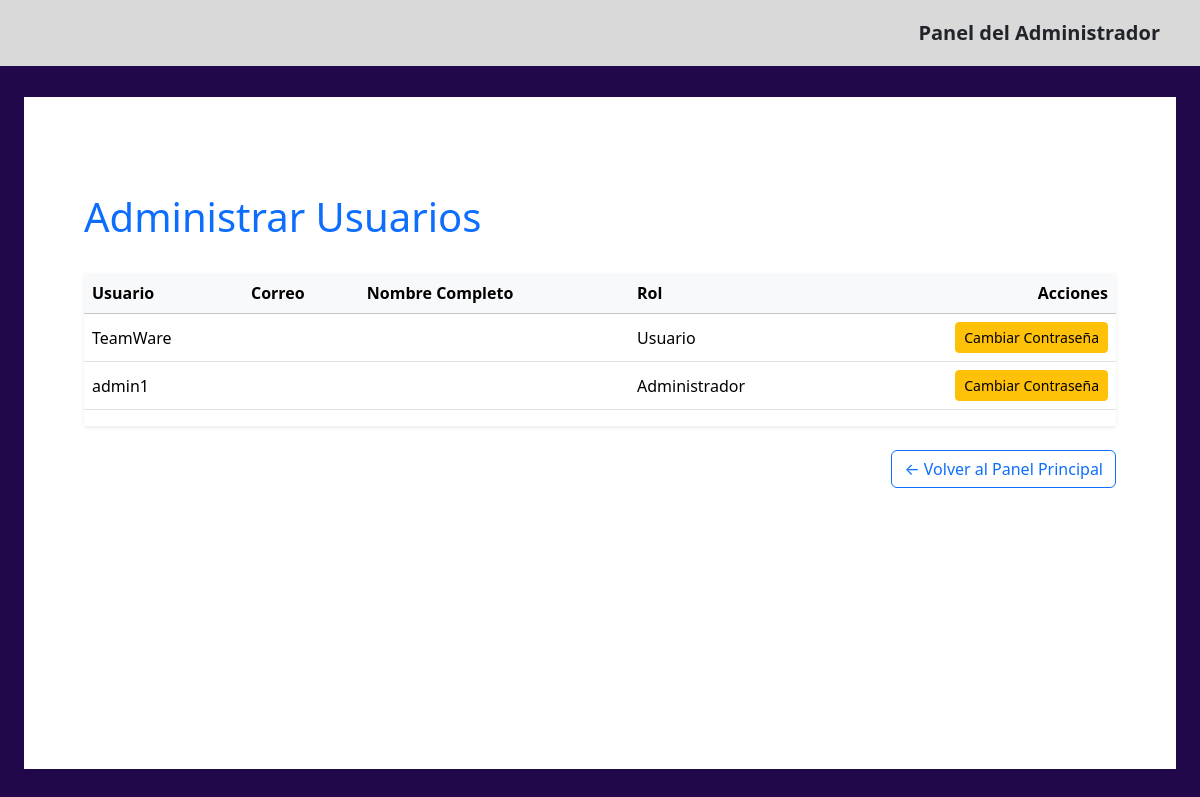
Before: /admin-panel/usuarios/ with the older database file.
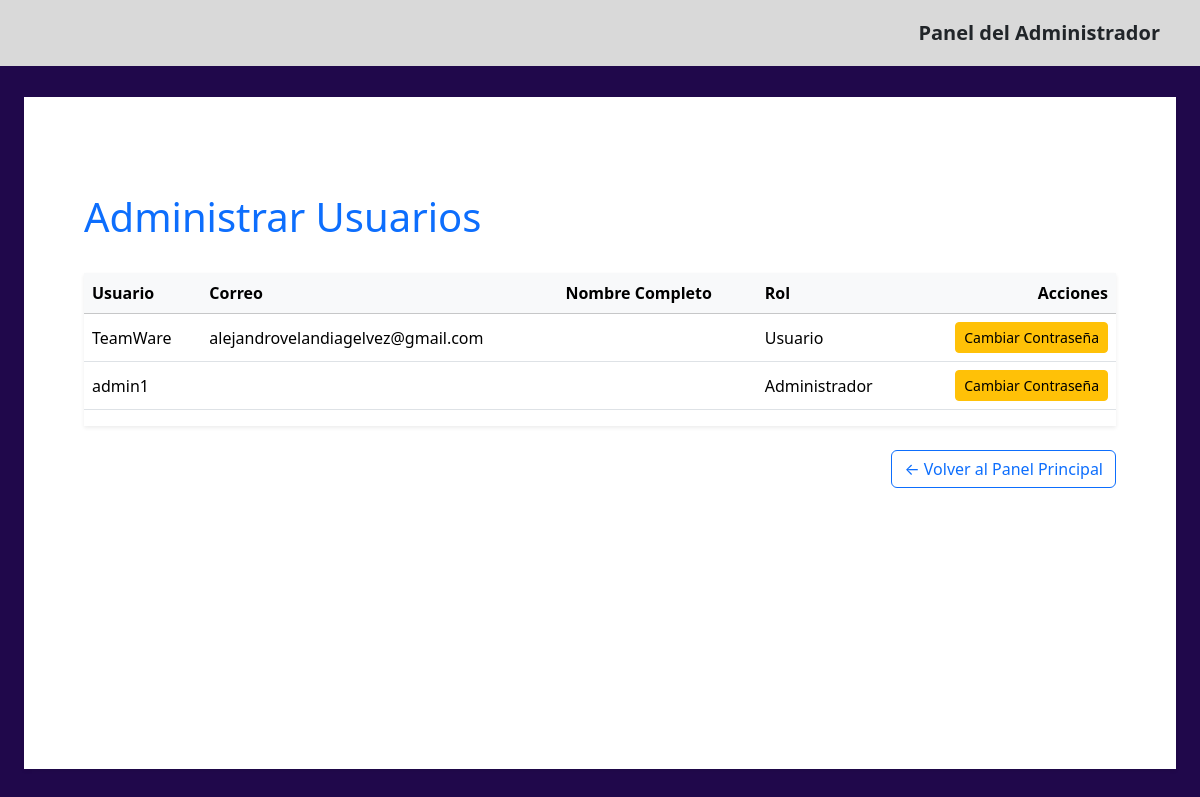
After: the same page with the newer database file.
### sistema/models.py (models this page shows, shortened)
class Usuario(AbstractUser): #Usuario: TeamWare Contraseña: alejo123
    ROL_CHOICES = [
        ('admin', 'Administrador'),
        ('usuario', 'Usuario'),
    ]
    rol = models.CharField(max_length=20, choices=ROL_CHOICES, default='usuario')

### sistema/views.py (the view, shortened to what this page needs)
# urls.py: path('admin-panel/usuarios/', views.admin_panel_usuarios, name='admin_panel_usuarios'),
def admin_panel_usuarios(request):
    usuarios = Usuario.objects.all()
    return render(request, 'admin_panel_usuarios.html', {'usuarios': usuarios})

### sistema/templates/admin_panel_usuarios.html (shortened to what this page needs)
{% extends "base2.html" %}
{% load static %}
{% block content %}
<div class="container mt-5">
    <div class="d-flex justify-content-between align-items-center mb-4">
        <h1 class="text-primary">Administrar Usuarios</h1>
    </div>
    <div class="table-responsive shadow-sm">
        <table class="table table-hover align-middle">
            <thead class="table-light">
                <tr>
                    <th>Usuario</th>
                    <th>Correo</th>
                    <th>Nombre Completo</th>
                    <th>Rol</th>
                    <th class="text-end">Acciones</th>
                </tr>
            </thead>
            <tbody>
                {% for usuario in usuarios %}
                <tr>
                    <td>{{ usuario.username }}</td>
                    <td>{{ usuario.email }}</td>
                    <td>{{ usuario.first_name }} {{ usuario.last_name }}</td>
                    <td>{{ usuario.get_rol_display }}</td>
                    <td class="text-end">
                        <button class="btn btn-sm btn-warning" data-bs-toggle="modal"
                                data-bs-target="#changePasswordModal{{ usuario.id }}">
                            Cambiar Contraseña
                        </button>
                    </td>
                </tr>
                {% endfor %}
            </tbody>
        </table>
    </div>
    <div class="mt-4 text-end">
        <a href="{% url 'panel_administrador' %}" class="btn btn-outline-primary">
            ← Volver al Panel Principal
        </a>
    </div>
</div>
{% endblock %}

Changed rows visible on the page:
changed Usuario "TeamWare": email (not shown) → "alejandrovelandiagelvez@gmail.com"
